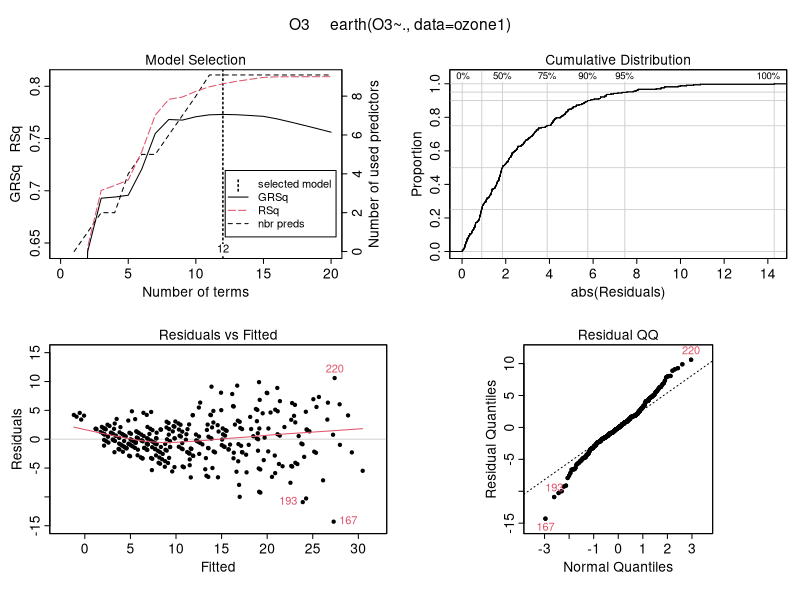
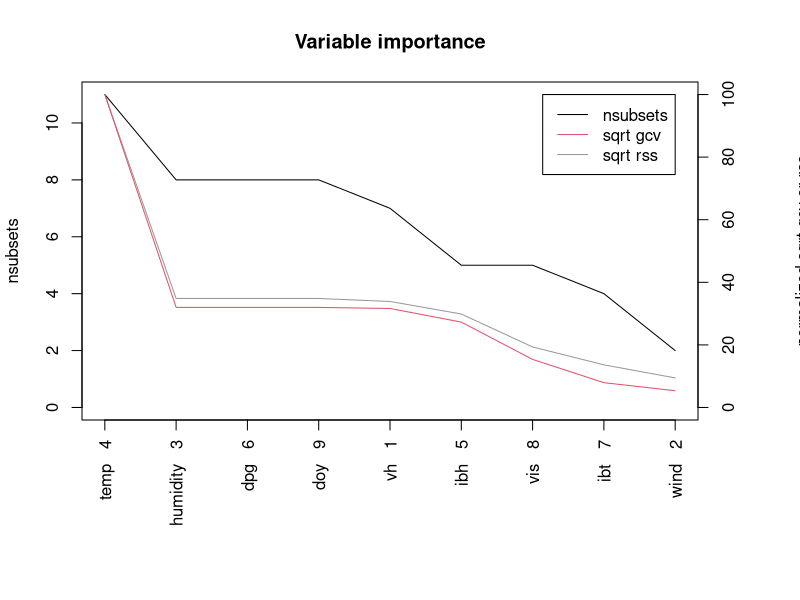
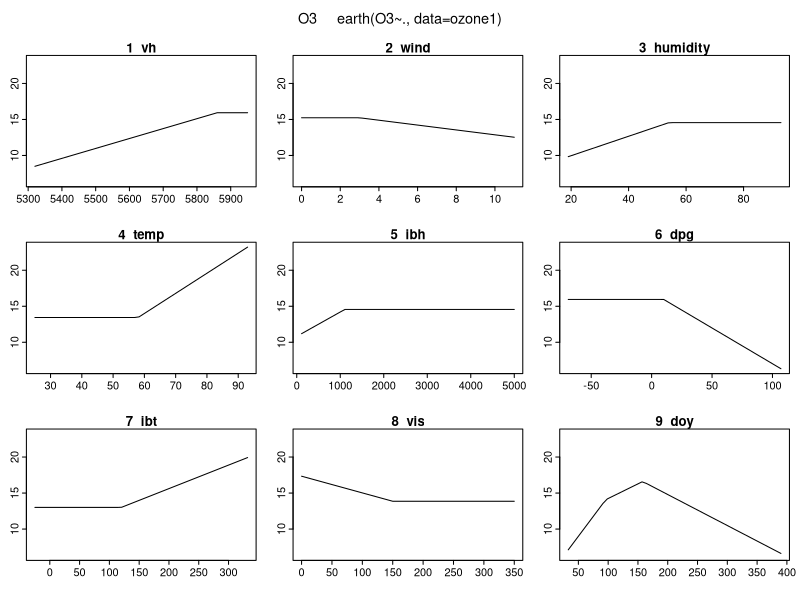

The R script that drew these images, in order:

# simple example to explore the earth package implementation of MARS


library(earth)


mars <- earth(O3 ~., data = ozone1)
mars
summary(mars)

methods(class = "earth")

coef(mars)
fitted(mars)
evimp(mars)

plot(mars)

plot(evimp(mars))

plotmo(mars)


oz <- ozone1[, c("O3", "wind", "humidity", "temp")]
mars <- earth(O3 ~., data = oz, degree = 2)
